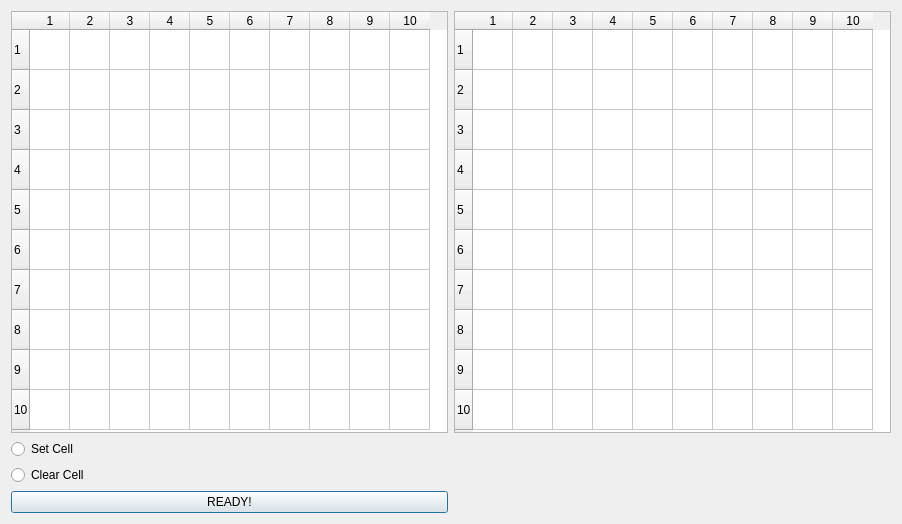
<?xml version="1.0" encoding="UTF-8"?>
<ui version="4.0">
 <class>PoolBattle</class>
 <widget class="QDialog" name="PoolBattle">
  <property name="geometry">
   <rect>
    <x>0</x>
    <y>0</y>
    <width>902</width>
    <height>524</height>
   </rect>
  </property>
  <property name="windowTitle">
   <string>PoolBattle</string>
  </property>
  <layout class="QGridLayout" name="gridLayout">
   <item row="0" column="1">
    <widget class="QTableWidget" name="tableWidget">
     <property name="sizePolicy">
      <sizepolicy hsizetype="Preferred" vsizetype="Preferred">
       <horstretch>0</horstretch>
       <verstretch>0</verstretch>
      </sizepolicy>
     </property>
     <property name="cursor" stdset="0">
      <cursorShape>CrossCursor</cursorShape>
     </property>
     <property name="mouseTracking">
      <bool>false</bool>
     </property>
     <property name="frameShape">
      <enum>QFrame::StyledPanel</enum>
     </property>
     <property name="frameShadow">
      <enum>QFrame::Sunken</enum>
     </property>
     <property name="lineWidth">
      <number>1</number>
     </property>
     <property name="verticalScrollBarPolicy">
      <enum>Qt::ScrollBarAlwaysOff</enum>
     </property>
     <property name="horizontalScrollBarPolicy">
      <enum>Qt::ScrollBarAlwaysOff</enum>
     </property>
     <property name="sizeAdjustPolicy">
      <enum>QAbstractScrollArea::AdjustIgnored</enum>
     </property>
     <property name="autoScroll">
      <bool>false</bool>
     </property>
     <property name="autoScrollMargin">
      <number>16</number>
     </property>
     <property name="editTriggers">
      <set>QAbstractItemView::SelectedClicked</set>
     </property>
     <property name="dragEnabled">
      <bool>false</bool>
     </property>
     <property name="rowCount">
      <number>10</number>
     </property>
     <property name="columnCount">
      <number>10</number>
     </property>
     <attribute name="horizontalHeaderMinimumSectionSize">
      <number>20</number>
     </attribute>
     <attribute name="horizontalHeaderDefaultSectionSize">
      <number>40</number>
     </attribute>
     <attribute name="verticalHeaderMinimumSectionSize">
      <number>20</number>
     </attribute>
     <attribute name="verticalHeaderDefaultSectionSize">
      <number>40</number>
     </attribute>
     <row/>
     <row/>
     <row/>
     <row/>
     <row/>
     <row/>
     <row/>
     <row/>
     <row/>
     <row/>
     <column/>
     <column/>
     <column/>
     <column/>
     <column/>
     <column/>
     <column/>
     <column/>
     <column/>
     <column/>
     <item row="0" column="0">
      <property name="background">
       <brush brushstyle="NoBrush">
        <color alpha="255">
         <red>0</red>
         <green>170</green>
         <blue>255</blue>
        </color>
       </brush>
      </property>
     </item>
    </widget>
   </item>
   <item row="0" column="2">
    <widget class="QTableWidget" name="tableWidget_2">
     <property name="sizePolicy">
      <sizepolicy hsizetype="Preferred" vsizetype="Preferred">
       <horstretch>0</horstretch>
       <verstretch>0</verstretch>
      </sizepolicy>
     </property>
     <property name="cursor" stdset="0">
      <cursorShape>CrossCursor</cursorShape>
     </property>
     <property name="verticalScrollBarPolicy">
      <enum>Qt::ScrollBarAlwaysOff</enum>
     </property>
     <property name="horizontalScrollBarPolicy">
      <enum>Qt::ScrollBarAlwaysOff</enum>
     </property>
     <property name="autoScroll">
      <bool>false</bool>
     </property>
     <property name="editTriggers">
      <set>QAbstractItemView::NoEditTriggers</set>
     </property>
     <property name="rowCount">
      <number>10</number>
     </property>
     <property name="columnCount">
      <number>10</number>
     </property>
     <attribute name="horizontalHeaderCascadingSectionResizes">
      <bool>false</bool>
     </attribute>
     <attribute name="horizontalHeaderMinimumSectionSize">
      <number>20</number>
     </attribute>
     <attribute name="horizontalHeaderDefaultSectionSize">
      <number>40</number>
     </attribute>
     <attribute name="horizontalHeaderShowSortIndicator" stdset="0">
      <bool>false</bool>
     </attribute>
     <attribute name="verticalHeaderMinimumSectionSize">
      <number>20</number>
     </attribute>
     <attribute name="verticalHeaderDefaultSectionSize">
      <number>40</number>
     </attribute>
     <row/>
     <row/>
     <row/>
     <row/>
     <row/>
     <row/>
     <row/>
     <row/>
     <row/>
     <row/>
     <column/>
     <column/>
     <column/>
     <column/>
     <column/>
     <column/>
     <column/>
     <column/>
     <column/>
     <column/>
    </widget>
   </item>
   <item row="1" column="1">
    <widget class="QRadioButton" name="radioButton_2">
     <property name="text">
      <string>Set Cell</string>
     </property>
    </widget>
   </item>
   <item row="2" column="1">
    <widget class="QRadioButton" name="radioButton">
     <property name="text">
      <string>Clear Cell</string>
     </property>
    </widget>
   </item>
   <item row="3" column="1">
    <widget class="QPushButton" name="pushButton">
     <property name="text">
      <string>READY!</string>
     </property>
    </widget>
   </item>
  </layout>
 </widget>
 <resources/>
 <connections/>
</ui>
